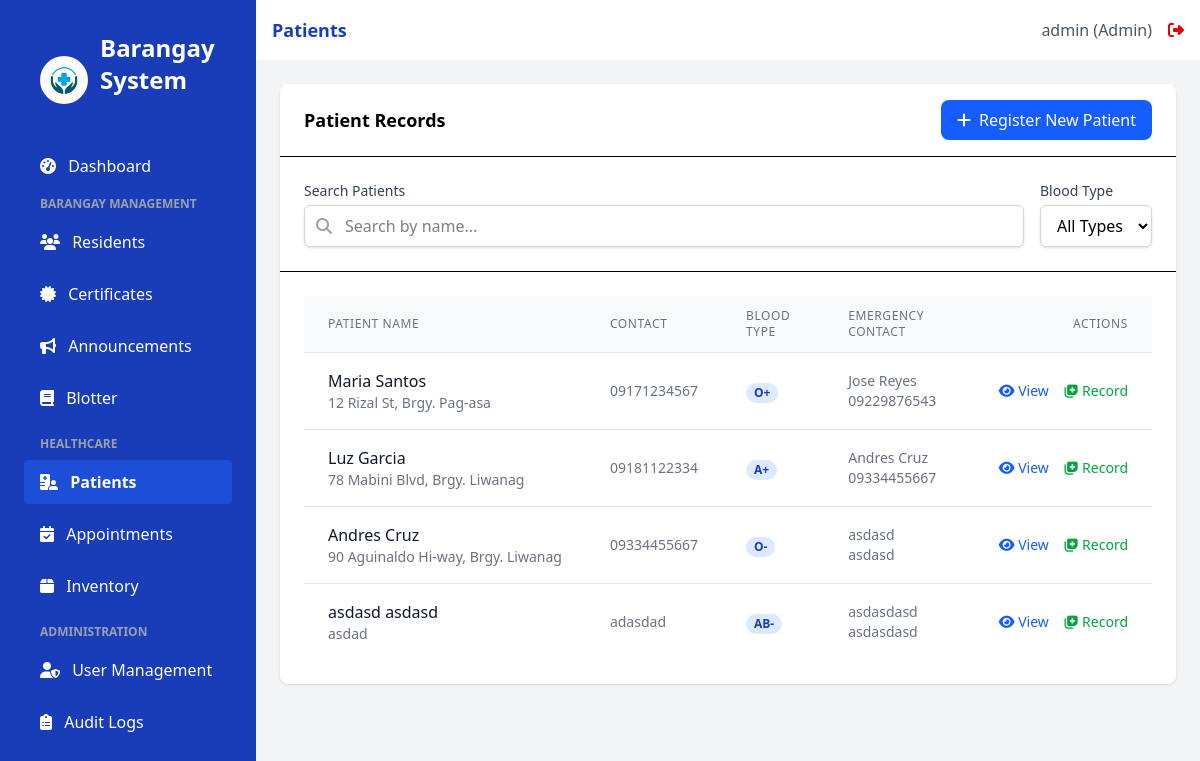
Before: /patients (signed in) with the older database file.
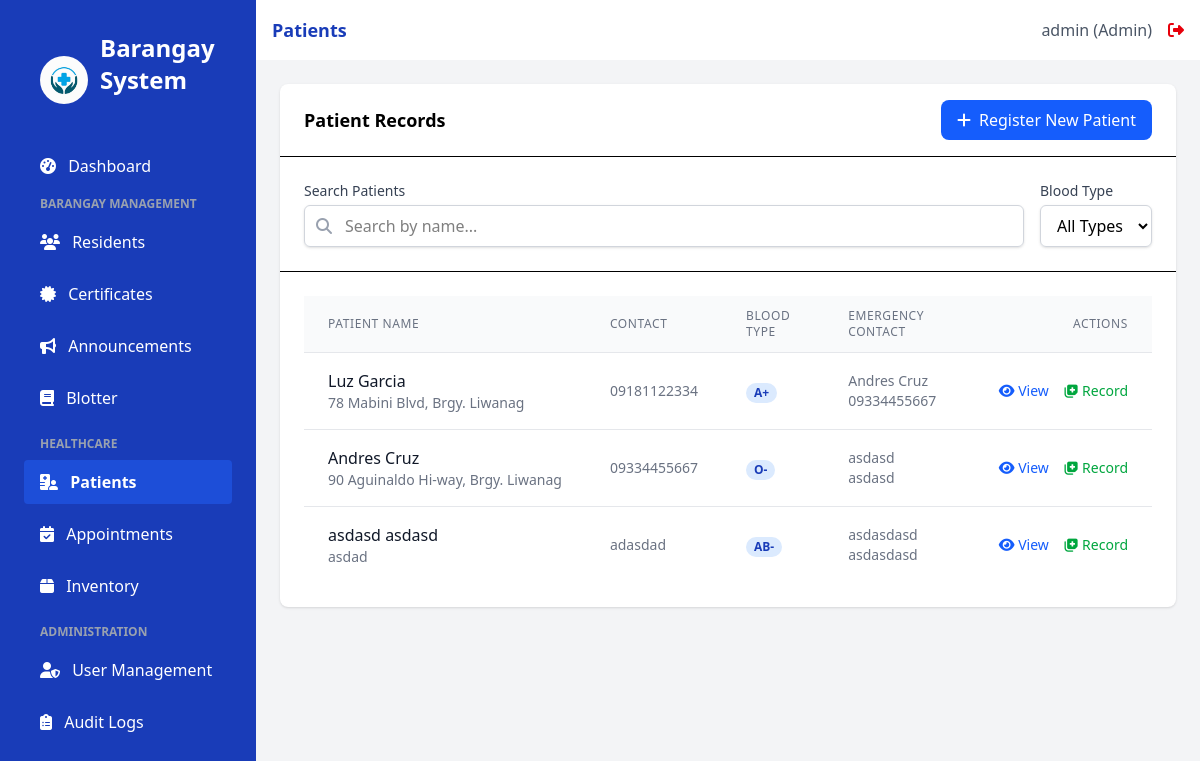
After: the same page with the newer database file.
### app.py (models this page shows)
class Patient(db.Model):
    id = db.Column(db.Integer, primary_key=True)
    resident_id = db.Column(db.Integer, db.ForeignKey('resident.id'), nullable=False)
    medical_history = db.Column(db.Text)
    blood_type = db.Column(db.String(10))
    allergies = db.Column(db.Text)
    emergency_contact = db.Column(db.String(100))
    emergency_number = db.Column(db.String(20))
    created_at = db.Column(db.DateTime, default=datetime.utcnow)
    updated_at = db.Column(db.DateTime, default=datetime.utcnow, onupdate=datetime.utcnow)
    resident = db.relationship('Resident', backref='patient_profile')

class Resident(db.Model):
    id = db.Column(db.Integer, primary_key=True)
    first_name = db.Column(db.String(100), nullable=False)
    last_name = db.Column(db.String(100), nullable=False)
    address = db.Column(db.String(200), nullable=False)
    contact_number = db.Column(db.String(20))
    birth_date = db.Column(db.Date)
    created_at = db.Column(db.DateTime, default=datetime.utcnow)
    is_patient = db.Column(db.Boolean, default=False)

### app.py (the view)
@app.route('/patients')
@login_required
@role_required(['admin', 'doctor', 'nurse'])
def patients():
    patients_list = Patient.query.join(Resident).all()
    return render_template('patients.html', title='Patients', patients=patients_list)

### app.py (called while the page is built)
@login_manager.user_loader
def load_user(user_id):
    return User.query.get(int(user_id))

def role_required(roles):
    def decorator(f):
        @wraps(f)
        def decorated_function(*args, **kwargs):
            if not current_user.is_authenticated or current_user.role not in roles:
                flash('You do not have permission to access this page.', 'danger')
                return redirect(url_for('login'))
            return f(*args, **kwargs)
        return decorated_function
    return decorator

### templates/patients.html (shortened to what the changed rows need)
{% extends 'base.html' %}
{% block content %}
<div x-data="patientSystem()" class="bg-white rounded-lg shadow">
    <div class="border-b px-6 py-4 flex items-center justify-between">
        <h2 class="font-semibold text-lg">Patient Records</h2>
    </div>
    <div class="p-6 overflow-x-auto">
        <table class="min-w-full divide-y divide-gray-200">
            <thead class="bg-gray-50">
                <tr>
                    <th scope="col" class="px-6 py-3 text-left text-xs font-medium text-gray-500 uppercase tracking-wider">Patient Name</th>
                    <th scope="col" class="px-6 py-3 text-left text-xs font-medium text-gray-500 uppercase tracking-wider">Contact</th>
                    <th scope="col" class="px-6 py-3 text-left text-xs font-medium text-gray-500 uppercase tracking-wider">Blood Type</th>
                    <th scope="col" class="px-6 py-3 text-left text-xs font-medium text-gray-500 uppercase tracking-wider">Emergency Contact</th>
                    <th scope="col" class="px-6 py-3 text-right text-xs font-medium text-gray-500 uppercase tracking-wider">Actions</th>
                </tr>
            </thead>
            <tbody class="bg-white divide-y divide-gray-200">
                {% if patients %}
                    {% for patient in patients %}
                    <tr>
                        <td class="px-6 py-4 whitespace-nowrap">
                            <div class="font-medium text-gray-900">{{ patient.resident.first_name }} {{ patient.resident.last_name }}</div>
                            <div class="text-sm text-gray-500">{{ patient.resident.address }}</div>
                        </td>
                        <td class="px-6 py-4 whitespace-nowrap text-sm text-gray-500">
                            {{ patient.resident.contact_number }}
                        </td>
                        <td class="px-6 py-4 whitespace-nowrap">
                            <span class="px-2 inline-flex text-xs leading-5 font-semibold rounded-full bg-blue-100 text-blue-800">
                                {{ patient.blood_type or 'Not specified' }}
                            </span>
                        </td>
                        <td class="px-6 py-4 whitespace-nowrap text-sm text-gray-500">
                            {{ patient.emergency_contact or 'Not specified' }}
                            {% if patient.emergency_number %}
                            <div>{{ patient.emergency_number }}</div>
                            {% endif %}
                        </td>
                        <td class="px-6 py-4 whitespace-nowrap text-right text-sm font-medium">
                            <a href="{{ url_for('patient_details', id=patient.id) }}" class="text-blue-600 hover:text-blue-900 mr-3">
                                <i class="fas fa-eye"></i> View
                            </a>
                            <a href="{{ url_for('add_medical_record', patient_id=patient.id) }}" class="text-green-600 hover:text-green-900">
                                <i class="fas fa-notes-medical"></i> Record
                            </a>
                        </td>
                    </tr>
                    {% endfor %}
                {% else %}
                    <tr>
                        <td colspan="5" class="px-6 py-4 text-center text-sm text-gray-500">
                            No patients registered. <a href="{{ url_for('add_patient') }}" class="text-blue-600 hover:underline">Register a new patient</a>.
                        </td>
                    </tr>
                {% endif %}
            </tbody>
        </table>
    </div>
</div>
{% endblock %}

Changed rows visible on the page:
removed Patient: resident.first_name "Maria", resident.last_name "Santos", resident.address "12 Rizal St, Brgy. Pag-asa", resident.contact_number "09171234567", blood_type "O+", emergency_contact "Jose Reyes", emergency_number "09229876543"
